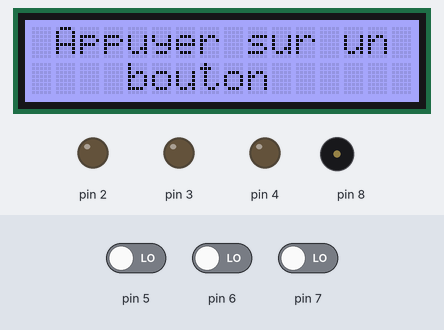
A sketch run on a simulated Arduino Uno, built with avr-gcc and run on an emulated ATmega328P. Parts: 16×2 character LCD, output pins drawn as LEDs (lit = HIGH), buzzer (waves = sounding). Inputs (shaded band) come from the test bench; at power-on: pin 5 LOW, pin 6 LOW, pin 7 LOW.

Above: at 8.2 s.
8.3 s: pin 5 driven HIGH
At 8.7 s:
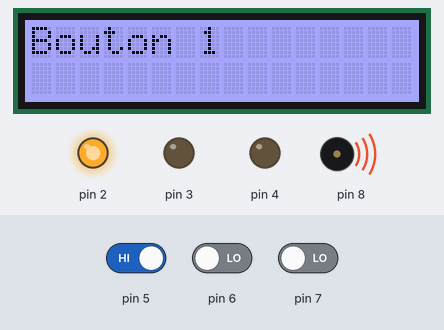
10.8 s: pin 6 driven HIGH
At 11.3 s:
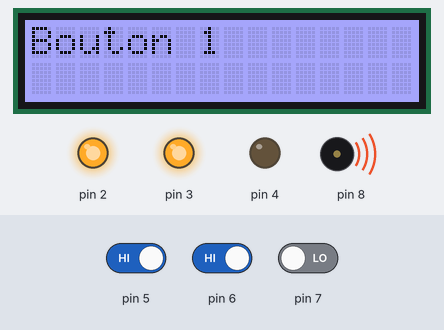
13.4 s: pin 5 driven LOW
At 14.3 s:
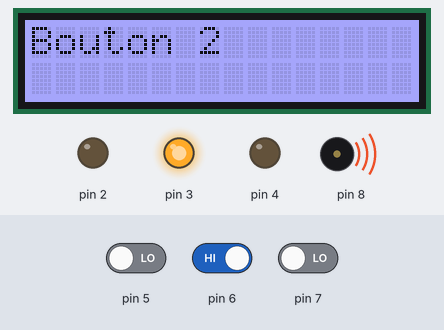
15.0 s: pin 6 driven LOW
At 15.14 s:
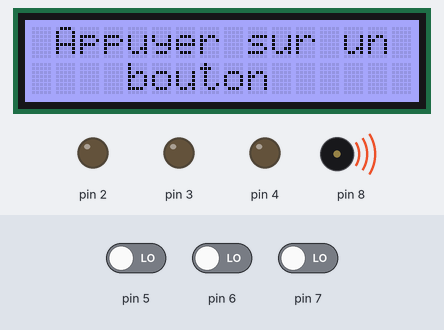
16.7 s: pin 7 driven HIGH
At 17.9 s:
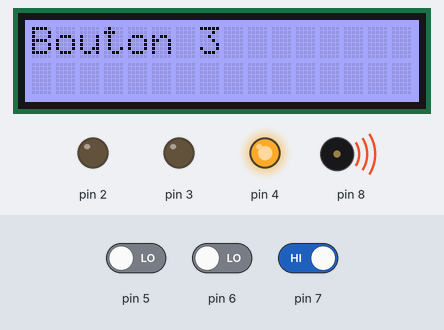
18.2 s: pin 5 driven HIGH
At 18.6 s:
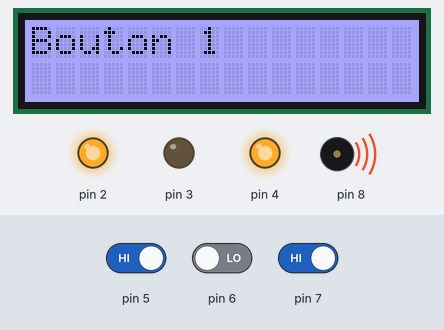
Timing chart, 0 to 21.7 s (numbered marks = the images above; inputs shaded):
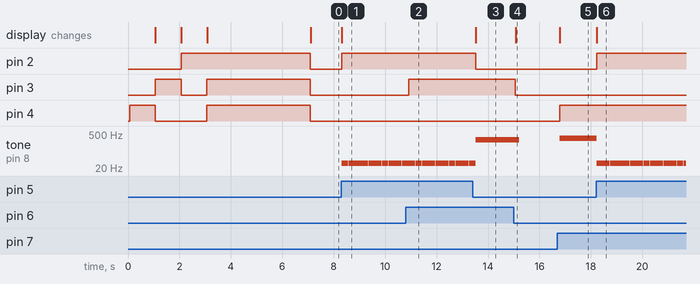

The sketch:

programme_principal.ino
```cpp
#include <Wire.h>
#include "rgb_lcd.h"
#include "pitches.h"

rgb_lcd lcd;

const int colorR = 140;
const int colorG =140;
const int colorB = 255;
int notes[] = {31, 294, 330};

void setup() {
  pinMode(2,OUTPUT);
  pinMode(3,OUTPUT);
  pinMode(4,OUTPUT);
  pinMode(5,INPUT);
  pinMode(6,INPUT);
  pinMode(7,INPUT);
  pinMode(8,OUTPUT);

  lcd.begin(16, 2);
  lcd.setRGB(colorR, colorG, colorB);
  digitalWrite(4,HIGH);
  lcd.setCursor(5,0);
  lcd.print(".");
  delay(1000);
  digitalWrite(4,LOW);
  digitalWrite(3,HIGH);
  lcd.print(".");
  delay(1000);
  digitalWrite(3,LOW);
  digitalWrite(2,HIGH);
  lcd.print(".");
  delay(1000);
  digitalWrite(4,HIGH);
  digitalWrite(3,HIGH);
  lcd.clear();
  lcd.setCursor(5,0);
  lcd.print("Bonjour");
  delay(4000);
}

void loop() {

  lcd.clear();
//Si le bouton 5 est appuyé en premier
  if (digitalRead(5)==HIGH)
  {
    digitalWrite(2,HIGH);
    if(digitalRead(6)==HIGH)
    {
      digitalWrite(3,HIGH);
      if(digitalRead(7)==HIGH)
      {
        digitalWrite(4,HIGH);
      }
      else
      {
        digitalWrite(4,LOW);
      }
    }
    else if(digitalRead(7)==HIGH)
    {
      digitalWrite(3,LOW);
      digitalWrite(4,HIGH);
    }
    else
    {
      digitalWrite(3,LOW);
      digitalWrite(4,LOW);
    }
    lcd.print("Bouton 1");
    tone(8,notes[0],250);
    delay(250);
  }

//Si le bouton 6 est appuyé en premier
  else if(digitalRead(6)==HIGH)
  {
    digitalWrite(3,HIGH);
    digitalWrite(2,LOW);
    digitalWrite(4,LOW);
    lcd.print("Bouton 2");
    tone(8,notes[1],250);
    delay(100);
  }
  else if(digitalRead(7)==HIGH)
  {
    digitalWrite(3,LOW);
    digitalWrite(2,LOW);
    digitalWrite(4,HIGH);
    lcd.print("Bouton 3");
    tone(8,notes[2],250);
    delay(100);
  }
  else
  {
    digitalWrite(3,LOW);
    digitalWrite(2,LOW);
    digitalWrite(4,LOW);
    lcd.setCursor(1,0);
    lcd.print("Appuyer sur un");
    lcd.setCursor(4,1);
    lcd.print("bouton");
    delay(100);
  }


}
```

pitches.h
```cpp
//*************************************************
//**  DEFINE MUSIC NOTES
//*************************************************
#define NOTE_B0  31
#define NOTE_C1  33
#define NOTE_CS1 35
#define NOTE_D1  37
#define NOTE_DS1 39
#define NOTE_E1  41
#define NOTE_F1  44
#define NOTE_FS1 46
#define NOTE_G1  49
#define NOTE_GS1 52
#define NOTE_A1  55
#define NOTE_AS1 58
#define NOTE_B1  62
#define NOTE_C2  65
#define NOTE_CS2 69
#define NOTE_D2  73
#define NOTE_DS2 78
#define NOTE_E2  82
#define NOTE_F2  87
#define NOTE_FS2 93
#define NOTE_G2  98
#define NOTE_GS2 104
#define NOTE_A2  110
#define NOTE_AS2 117
#define NOTE_B2  123
#define NOTE_C3  131
#define NOTE_CS3 139
#define NOTE_D3  147
#define NOTE_DS3 156
#define NOTE_E3  165
#define NOTE_F3  175
#define NOTE_FS3 185
#define NOTE_G3  196
#define NOTE_GS3 208
#define NOTE_A3  220
#define NOTE_AS3 233
#define NOTE_B3  247
#define NOTE_C4  262
#define NOTE_CS4 277
#define NOTE_D4  294
#define NOTE_DS4 311
#define NOTE_E4  330
#define NOTE_F4  349
#define NOTE_FS4 370
#define NOTE_G4  392
#define NOTE_GS4 415
#define NOTE_A4  440
#define NOTE_AS4 466
#define NOTE_B4  494
#define NOTE_C5  523
#define NOTE_CS5 554
#define NOTE_D5  587
#define NOTE_DS5 622
#define NOTE_E5  659
#define NOTE_F5  698
#define NOTE_FS5 740
#define NOTE_G5  784
#define NOTE_GS5 831
#define NOTE_A5  880
#define NOTE_AS5 932
#define NOTE_B5  988
#define NOTE_C6  1047
#define NOTE_CS6 1109
#define NOTE_D6  1175
#define NOTE_DS6 1245
#define NOTE_E6  1319
#define NOTE_F6  1397
#define NOTE_FS6 1480
#define NOTE_G6  1568
#define NOTE_GS6 1661
#define NOTE_A6  1760
#define NOTE_AS6 1865
#define NOTE_B6  1976
#define NOTE_C7  2093
#define NOTE_CS7 2217
#define NOTE_D7  2349
#define NOTE_DS7 2489
#define NOTE_E7  2637
#define NOTE_F7  2794
#define NOTE_FS7 2960
#define NOTE_G7  3136
#define NOTE_GS7 3322
#define NOTE_A7  3520
#define NOTE_AS7 3729
#define NOTE_B7  3951
#define NOTE_C8  4186
#define NOTE_CS8 4435
#define NOTE_D8  4699
#define NOTE_DS8 4978
```

Measured:
- after the input at 8.3 s, pin 2: LOW → HIGH at once; tone on pin 8: alternates 31 Hz for 0.25 s and silent for 0.01 s, starting at once; the display: changes at once (image 1)
- after the input at 10.8 s, pin 3: LOW → HIGH after 0.11 s
- after the input at 13.4 s, pin 2: HIGH → LOW after 0.12 s; the display: changes after 0.12 s (image 3)
- after the input at 15.0 s, pin 3: HIGH → LOW after 0.06 s; tone on pin 8: 294 Hz → silent after 0.21 s; the display: changes after 0.08 s (image 4)
- after the input at 16.7 s, pin 4: LOW → HIGH after 0.09 s; tone on pin 8: silent → 330 Hz after 0.09 s; the display: changes after 0.09 s (image 5)
- after the input at 18.2 s, pin 2: LOW → HIGH at once; tone on pin 8: alternates 31 Hz for 0.25 s and silent for 0.01 s, starting at once; the display: changes at once (image 6)
